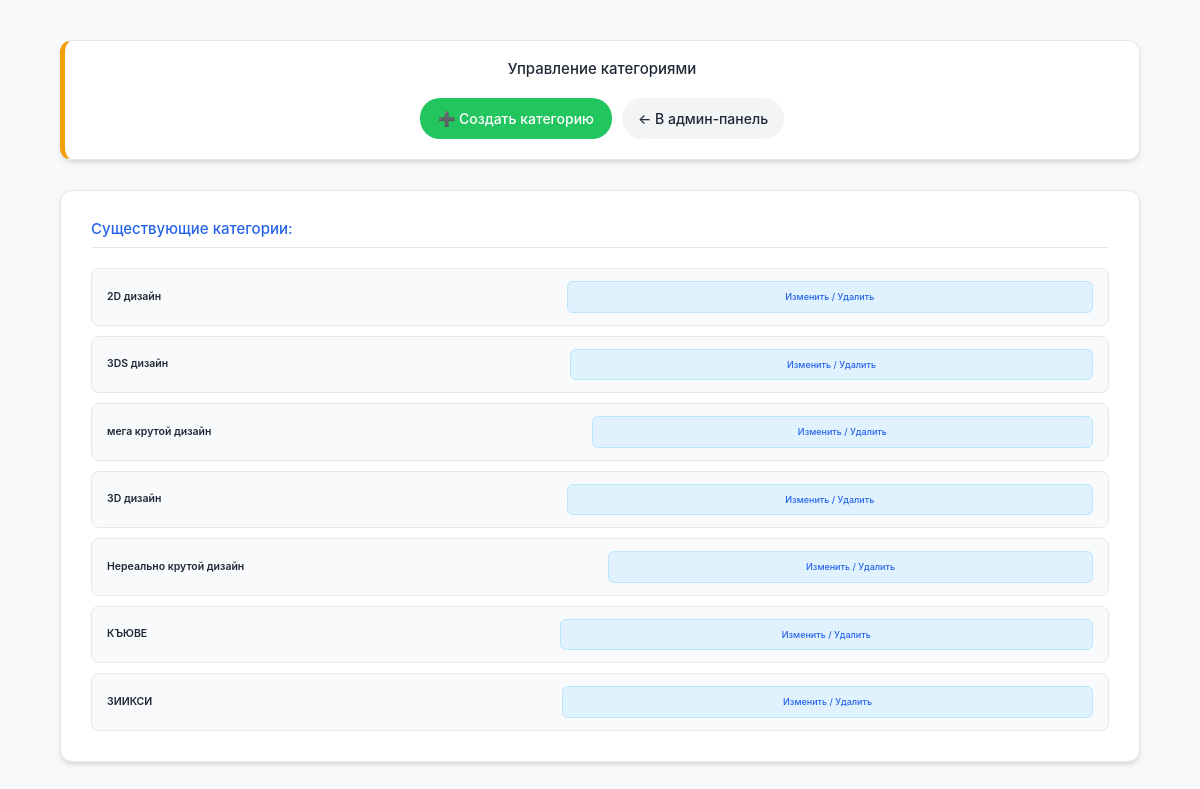
Page /app/profile/admin/categories/ (signed in) on the committed database.
### app/models.py (models this page shows, shortened)
class Category(models.Model):
    category_full_name = models.CharField(max_length=100)
    category_char = models.CharField(max_length=1, blank=False, unique=True)

### app/views.py (the view)
# urls.py: path('profile/admin/categories/', views.categories_change_view, name='categories_change'),
def categories_change_view(request):
    categories = Category.objects.all()
    user = request.user
    profile = user.profile
    return render(request, 'app/category_to-cange.html', {'profile': profile, 'categories': categories})

### app/templates/app/category_to-cange.html (shortened to what this page needs)
{% extends "base.html" %}
{% load static %}
{% block content %}
    <div class="main_container profile-main-container">
        {% if user.is_authenticated and perms.app.worker %}
            <div class="card profile-header-card category-management-header">
                <div class="profile-info-group">
                    <h2 class="profile-username-title">Управление категориями</h2>
                </div>
                <div class="profile-actions">
                    <a href="{% url 'create_new_category' %}" class="btn-profile btn-create-category">
                        ➕ Создать категорию
                    </a>
                    <a href="{% url 'admin_profile' %}" class="btn-profile">
                        ← В админ-панель
                    </a>
                </div>
            </div>
            <div class="card category-list-card">
                <h3 class="category-list-title">Существующие категории:</h3>
                {% if categories %}
                    <ul class="category-list-ul">
                        {% for category in categories %}
                            <li class="category-list-item">
                                <span class="category-name-text">{{ category.category_full_name }}</span>
                                <a href="{% url 'categories_delete_change' pk=category.pk %}" class="btn-action btn-category-edit">
                                    Изменить / Удалить
                                </a>
                            </li>
                        {% endfor %}
                    </ul>
                {% else %}
                    <p class="category-none-message">
                        Категории не найдены. Создайте новую категорию, чтобы начать работу.
                    </p>
                {% endif %}
            </div>
        {% endif %}
    </div>
{% endblock %}

### app/static/app/css/style.css (style rules this page uses)
:root { --primary-color: #2563eb; --primary-hover: #1d4ed8; --bg-color: #f8f9fa; --card-bg: #ffffff; --text-main: #1f2937; --text-secondary: #6b7280; --status-new: #ef4444; --status-working: #f59e0b; --status-completed: #22c55e; --status-rejected: #ef4444; --border-radius: 12px; --shadow-sm: 0 1px 2px 0 rgba(0, 0, 0, 0.05); --shadow-md: 0 4px 6px -1px rgba(0, 0, 0, 0.1), 0 2px 4px -1px rgba(0, 0, 0, 0.06); --shadow-lg: 0 10px 15px -3px rgba(0, 0, 0, 0.1), 0 4px 6px -2px rgba(0, 0, 0, 0.05); }
body { margin: 0; font-family: -apple-system, BlinkMacSystemFont, 'Segoe UI', Roboto, Oxygen, Ubuntu, Cantarell, 'Open Sans', 'Helvetica Neue', sans-serif; background-color: var(--bg-color); color: var(--text-main); line-height: 1.5; }
.main_container { max-width: 1200px; width: 90%; margin: 0 auto; min-height: 70vh; }
a { text-decoration: none; color: var(--primary-color); transition: color 0.2s; }
.card { background-color: var(--card-bg); border-radius: var(--border-radius); box-shadow: var(--shadow-md); overflow: hidden; display: flex; flex-direction: column; border: 1px solid #e5e7eb; }
.btn-profile { display: flex; align-items: center; justify-content: center; gap: 8px; text-decoration: none; color: var(--text-main); padding: 8px 16px; border-radius: 8px; background-color: #f3f4f6; transition: all 0.2s; font-weight: 500; white-space: nowrap; }
.profile-main-container { padding-top: 40px; padding-bottom: 80px; }
.profile-header-card { margin-bottom: 30px; flex-direction: row; align-items: center; padding: 20px 30px; justify-content: space-between; flex-wrap: wrap; gap: 20px; }
.profile-info-group { display: flex; align-items: center; gap: 20px; }
.profile-username-title { margin: 0; font-size: 1.5rem; }
.profile-actions { display: flex; gap: 10px; }
.btn-action { display: inline-flex; justify-content: center; align-items: center; padding: 12px 20px; border-radius: 8px; font-weight: bold; text-decoration: none; transition: background-color 0.2s; font-size: 0.95rem; flex-grow: 1; min-width: 200px; }
.btn-profile { display: flex; align-items: center; gap: 8px; text-decoration: none; color: var(--text-main); padding: 8px 16px; border-radius: 20px; background-color: #f3f4f6; transition: all 0.2s; font-weight: 500; }
.main_container { max-width: 1200px; width: 90%; margin: 0 auto; min-height: 60vh; }
.card { background-color: var(--card-bg); border-radius: var(--border-radius); box-shadow: var(--shadow-md); overflow: hidden; display: flex; flex-direction: column; transition: transform 0.2s, box-shadow 0.2s; border: 1px solid #e5e7eb; }
.btn-action { display: flex; justify-content: center; align-items: center; padding: 12px 20px; border-radius: 8px; font-weight: bold; text-decoration: none; transition: background-color 0.2s; font-size: 0.95rem; cursor: pointer; border: none; }
.category-management-header { border-left: 5px solid var(--status-working); }
.btn-create-category { background-color: var(--status-completed); color: white; border: none; padding: 10px 18px; }
.category-list-card { padding: 30px; }
.category-list-title { font-size: 1.5rem; color: var(--primary-color); margin: 0 0 20px 0; padding-bottom: 10px; border-bottom: 1px solid #e5e7eb; }
.category-list-ul { list-style: none; padding: 0; margin: 0; display: flex; flex-direction: column; gap: 10px; }
.category-list-item { display: flex; justify-content: space-between; align-items: center; padding: 12px 15px; background-color: #f9fafb; border: 1px solid #e5e7eb; border-radius: 8px; transition: background-color 0.2s; }
.category-name-text { font-weight: 600; font-size: 1.05rem; color: var(--text-main); flex-grow: 1; }
.btn-category-edit { display: inline-flex; align-items: center; padding: 8px 15px; border-radius: 6px; font-weight: 500; font-size: 0.9rem; background-color: #e0f2fe; color: var(--primary-color); border: 1px solid #bae6fd; transition: background-color 0.2s; min-width: 150px; justify-content: center; }
span { font-size: 120%; }

### rows in the picture
Category: category_full_name "2D дизайн"
Category: category_full_name "3DS дизайн"
Category: category_full_name "мега крутой дизайн"
Category: category_full_name "3D дизайн"
Category: category_full_name "Нереально крутой дизайн"
Category: category_full_name "КЪЮВЕ"
Category: category_full_name "ЗИИКСИ"
